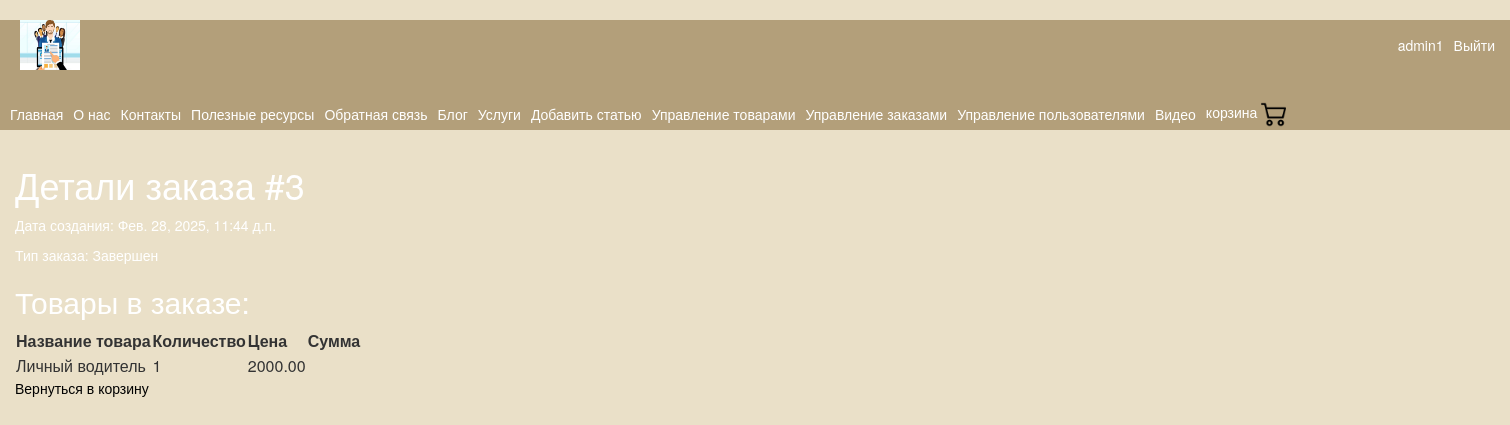
Page /order/3/ (signed in) on the committed database.
### app/models.py (models this page shows, shortened)
class Order(models.Model):
    ORDER_TYPE_CHOICES = (
        ('in_progress', 'В процессе'),
        ('completed', 'Завершен'),
    )
    user = models.ForeignKey(User, on_delete=models.CASCADE)
    cart = models.ForeignKey(Cart, on_delete=models.CASCADE)  # Изменяем на ForeignKey
    order_type = models.CharField(max_length=20, choices=ORDER_TYPE_CHOICES, default='in_progress')
    created_at = models.DateTimeField(auto_now_add=True)

class CartItem(models.Model):
    cart = models.ForeignKey(Cart, on_delete=models.CASCADE)
    product = models.ForeignKey(Product, on_delete=models.CASCADE)
    quantity = models.PositiveIntegerField(default=1)

class Product(models.Model):
    name = models.CharField(max_length=100, verbose_name="Название")
    description = models.TextField(verbose_name="Описание")
    price = models.DecimalField(max_digits=10, decimal_places=2, verbose_name="Цена")
    image = models.FileField(upload_to='products/', verbose_name="Файл изображения товара")

### app/views.py (the view)
# urls.py: path('order/<int:order_id>/', views.order_detail, name='order_detail'),
@login_required
def order_detail(request, order_id):
    order = get_object_or_404(Order, id=order_id, user=request.user)
    return render(request, 'app/order_detail.html', {'order': order})

### app/templates/app/order_detail.html
﻿{% extends "app/layout.html" %}
{% block content %}
<h1>Детали заказа #{{ order.id }}</h1>
<p>Дата создания: {{ order.created_at }}</p>
<p>Тип заказа: {{ order.get_order_type_display }}</p>
<h2>Товары в заказе:</h2>
<table>
    <thead>
        <tr>
            <th>Название товара</th>
            <th>Количество</th>
            <th>Цена</th>
            <th>Сумма</th>
        </tr>
    </thead>
    <tbody>
        {% for item in order.cart.cartitem_set.all %}
        <tr>
            <td>{{ item.product.name }}</td>
            <td>{{ item.quantity }}</td>
            <td>{{ item.product.price }}</td>
        </tr>
        {% empty %}
        <tr>
            <td colspan="4">В вашем заказе нет товаров.</td>
        </tr>
        {% endfor %}
    </tbody>
</table>
<p><a href="{% url 'cart' %}">Вернуться в корзину</a></p>
{% endblock %}

### app/templates/app/loginpartial.html (shortened to what this page needs)
﻿{% if user.is_authenticated %}
<form id="logoutForm" action="/logout/" method="post" class="logoutForm">
    <div class="login-name">{{ user.username }}</div>
    <a class="log-out" href="javascript:document.getElementById('logoutForm').submit()">Выйти</a>
</form>
{% else %}
<a class="log-in" href="{% url 'login' %}">Войти</a>
{% endif %}

### app/static/app/content/site.css (style rules this page uses)
body { margin:0px; padding:0px; }
a { color:black; }

### app/templates/app/layout.html (style rules this page uses)
div, h1, h2, h3 { color: white; }
body { background-color: #EAE0C8; }
.logoutForm { float: right; margin-right: 15px; display: flex; align-items: center; height: 100%; color: white; text-align: center; gap:10px; }
.log-out { color:white; }

### rows in the picture
Order: id "3", created_at "Фев. 28, 2025, 11:44 д.п.", order_type "Завершен"
CartItem: product.name "Личный водитель", quantity "1", product.price "2000.00"

### other values in the picture
{{ user.username }} "admin1"
